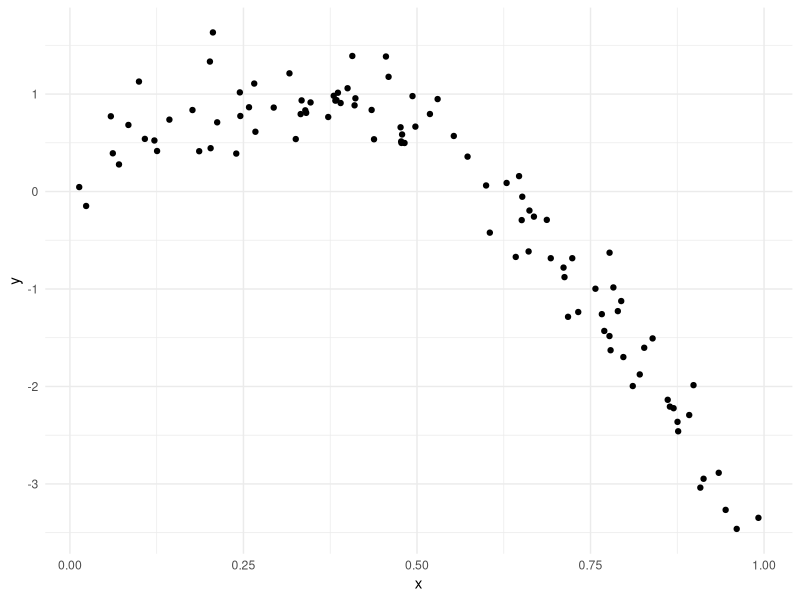
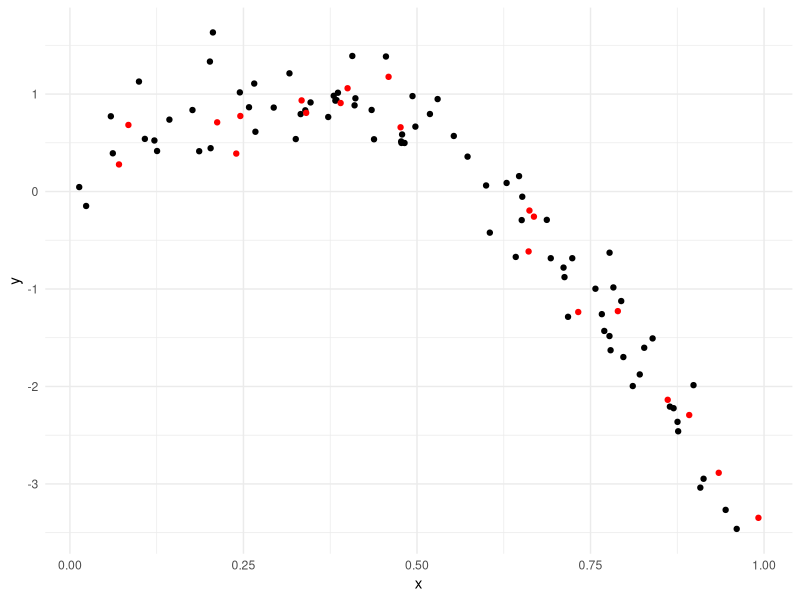

Reproduce these figures in R, in order.
## ---- chunk 1
library(tidyverse)
library(mgcv)
library(viridis)
library(modelr)

knitr::opts_chunk$set(
	echo = TRUE,
	warning = FALSE,
	fig.width = 8, 
  fig.height = 6,
  out.width = "90%"
)
options(
  ggplot2.continuous.colour = "viridis",
  ggplot2.continuous.fill = "viridis"
)
scale_colour_discrete = scale_colour_viridis_d
scale_fill_discrete = scale_fill_viridis_d
theme_set(theme_minimal() + theme(legend.position = "bottom"))
## ---- chunk 2
set.seed(1)
nonlin_df = 
  tibble(
    id = 1:100,
    x = runif(100, 0, 1),
    y = 1 - 10 * (x - .3) ^ 2 + rnorm(100, 0, .3)
  )

nonlin_df %>% 
  ggplot(aes(x = x, y = y)) + 
  geom_point()

## ---- chunk 3
train_df = sample_n(nonlin_df, 80)
test_df = anti_join(nonlin_df, train_df, by = "id")
## ---- chunk 4
train_df %>% 
  ggplot(aes(x = x, y = y))+
  geom_point()+
  geom_point(data = test_df, color = "red")
## ---- chunk 5
linear_mod = lm(y~x, data = train_df)
smooth_mod = mgcv::gam(y~s(x), data = train_df)
wiggly_mod = mgcv::gam(y ~s(x, k = 30), sp = 10e-6, data = train_df)
